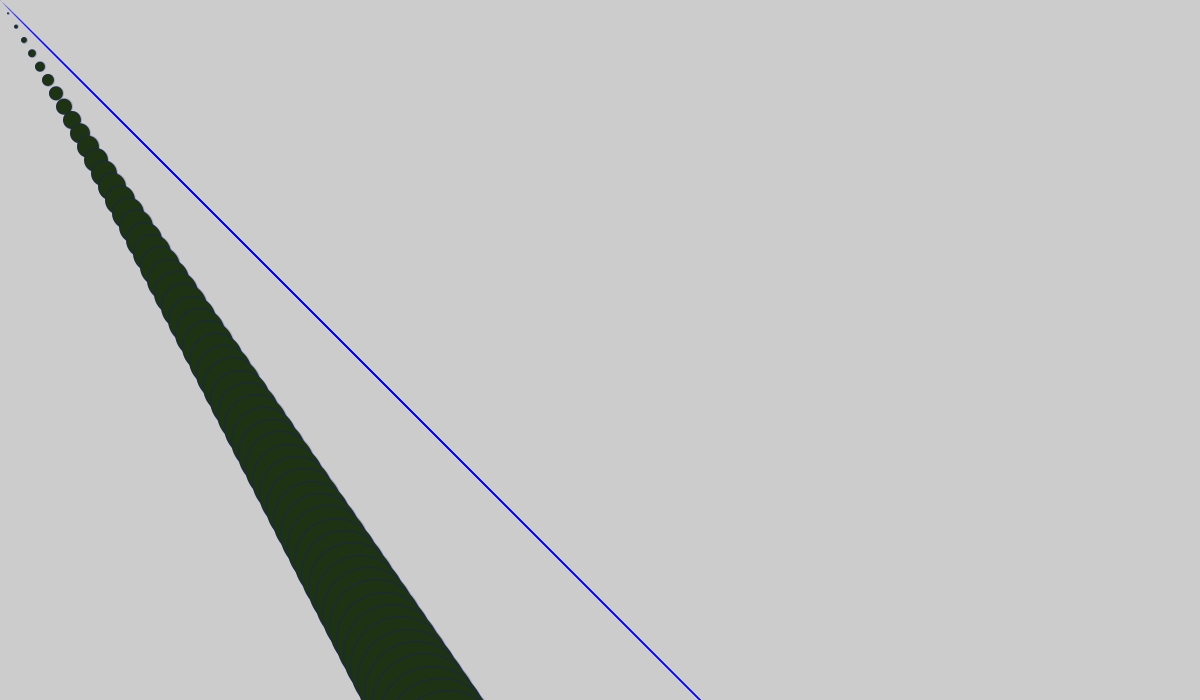
Frame 1 (no input)
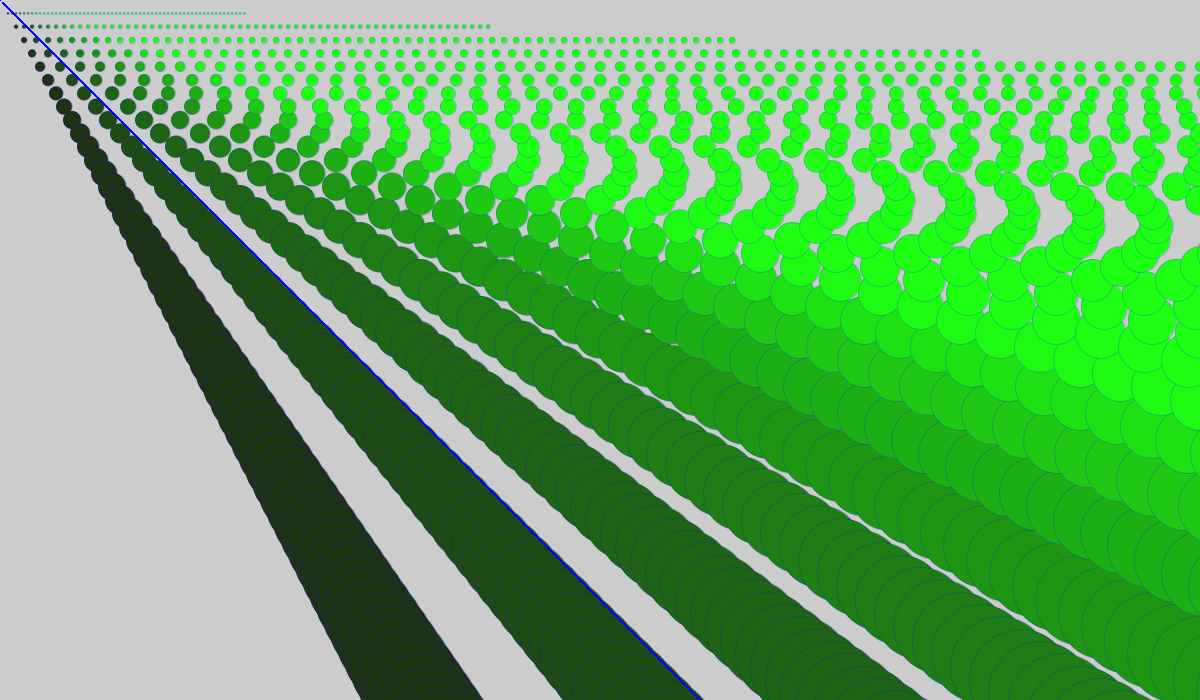
Frame 60 (the mouse pressed at the canvas centre just before this capture)
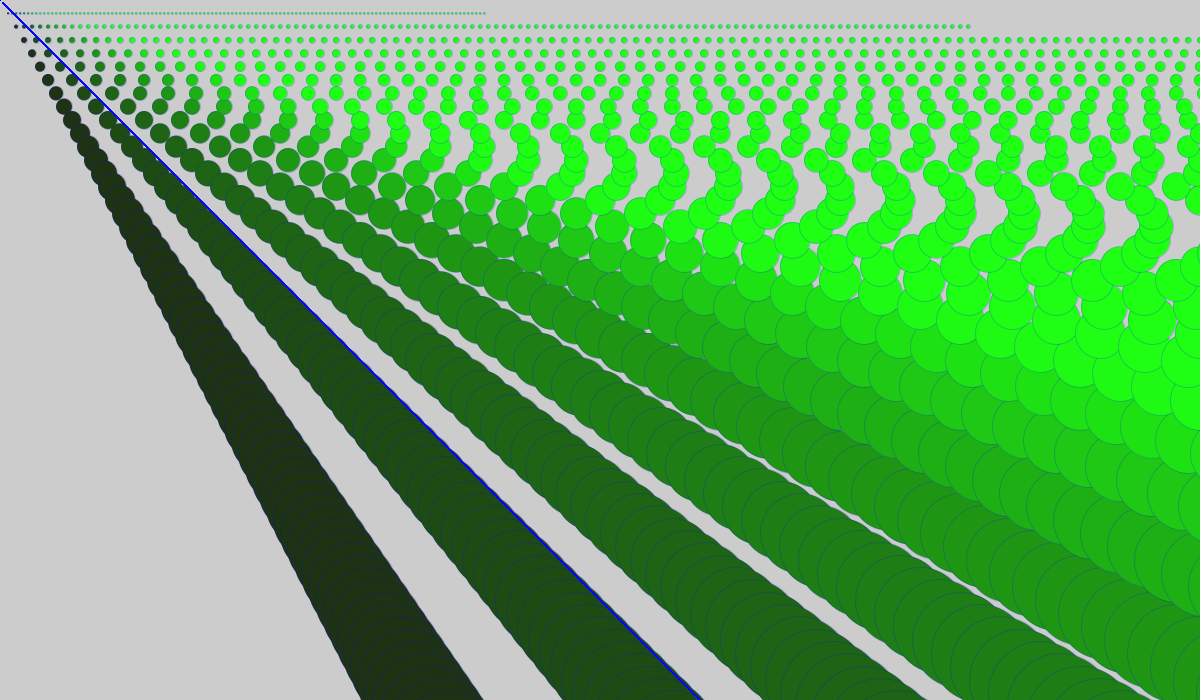
Frame 120 (the mouse held since frame 60 and released just before this capture)

The Processing sketch that drew these frames (run headless with seeded random() and noise(); from frame 60 on, the mouse is pressed at the canvas centre):

// Processing sketch: processing_172370
// ── processing_172370.pde

float xX = 10;
float xY = 10;
float yX = 10;
float yY = 10;
int []sea = new int [100];
void setup(){
  size(1200,700);
}
void draw(){
  xX= yX+yX;
  xY = yY+xY;
  for(int i = 0; i < 100; i++){
    sea[i] = i*2;
    fill(xX*1.5,xY*2.5,yX+yY);
    ellipse(i*xY/2.5,i*xX/1.5,sea[i],sea[i]);
    stroke(0,0,255,50);
    line(i*yY/1,i*yX/1,sea[i],sea[i]);
  }
}
